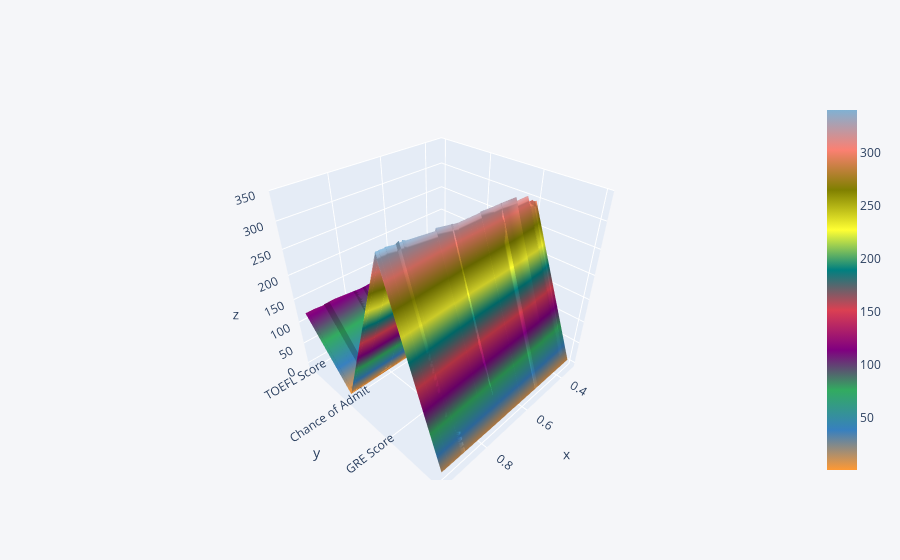

Here is the notebook cell this chart was saved with:
### Code cell
df[['TOEFL Score','Chance of Admit ', 'GRE Score','CGPA']].iplot(kind="surface", x='Chance of Admit ')

### Figure 1 — Plotly figure (JSON) as saved in the notebook; plotly's stock layout.template omitted (floating-point values rounded to 4 significant figures; data arrays with more than 128 entries replaced by an {"elided": "..."} marker saying what was removed)
{"data": [{"colorscale": [[0, "rgb(255, 153, 51)"], [0.1111, "rgb(55, 128, 191)"], [0.2222, "rgb(50, 171, 96)"], [0.3333, "rgb(128, 0, 128)"], [0.4444, "rgb(219, 64, 82)"], [0.5556, "rgb(0, 128, 128)"], [0.6667, "rgb(255, 255, 51)"], [0.7778, "rgb(128, 128, 0)"], [0.8889, "rgb(251, 128, 114)"], [1, "rgb(128, 177, 211)"]], "type": "surface", "x": {"elided": "400 float values"}, "y": ["TOEFL Score", "Chance of Admit ", "GRE Score", "CGPA"], "z": {"elided": "4x400 float values"}}], "layout": {"legend": {"bgcolor": "#F5F6F9", "font": {"color": "#4D5663"}}, "paper_bgcolor": "#F5F6F9", "plot_bgcolor": "#F5F6F9", "title": {"font": {"color": "#4D5663"}}, "xaxis": {"gridcolor": "#E1E5ED", "showgrid": true, "tickfont": {"color": "#4D5663"}, "title": {"font": {"color": "#4D5663"}, "text": ""}, "zerolinecolor": "#E1E5ED"}, "yaxis": {"gridcolor": "#E1E5ED", "showgrid": true, "tickfont": {"color": "#4D5663"}, "title": {"font": {"color": "#4D5663"}, "text": ""}, "zerolinecolor": "#E1E5ED"}}}
